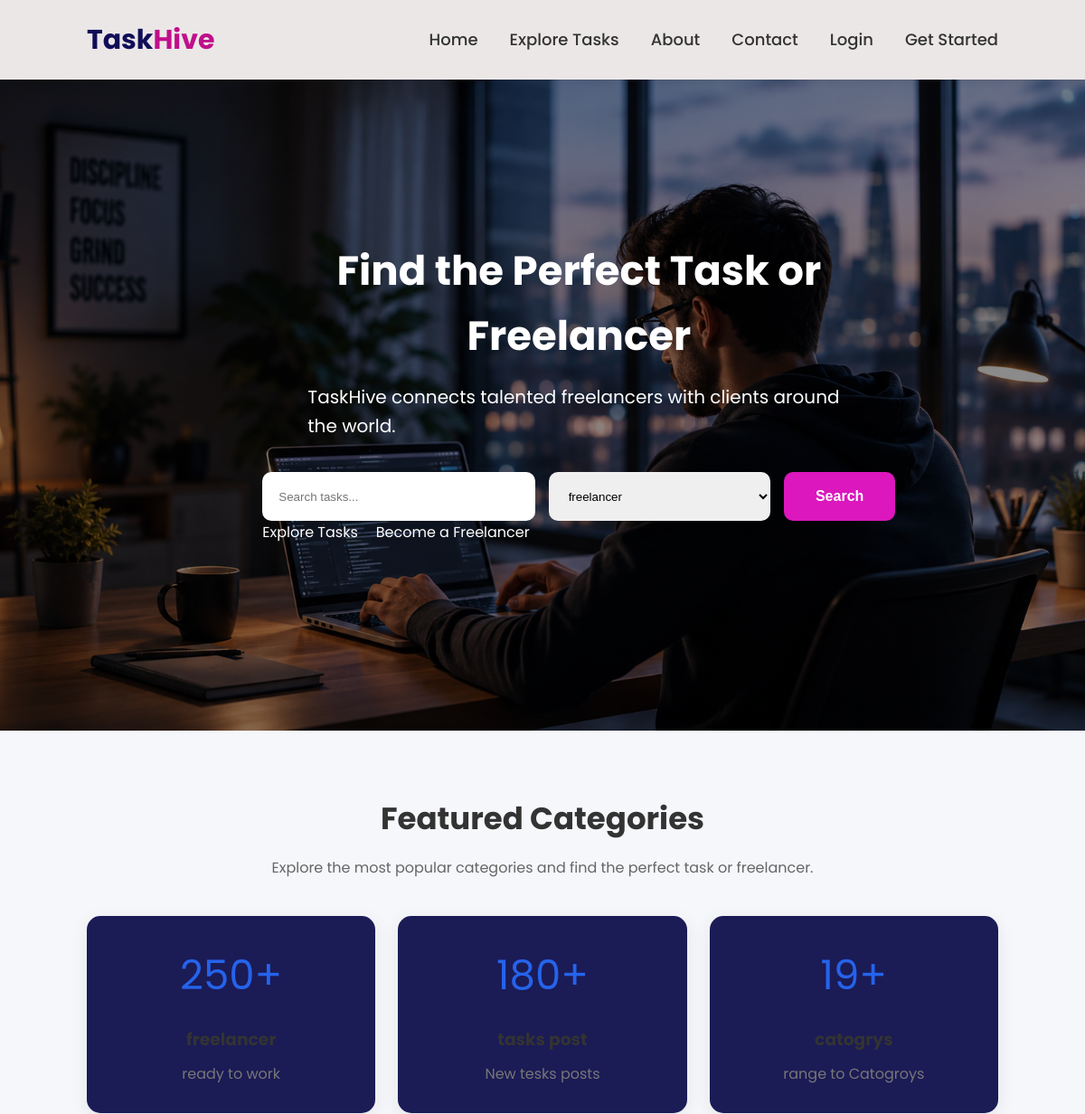
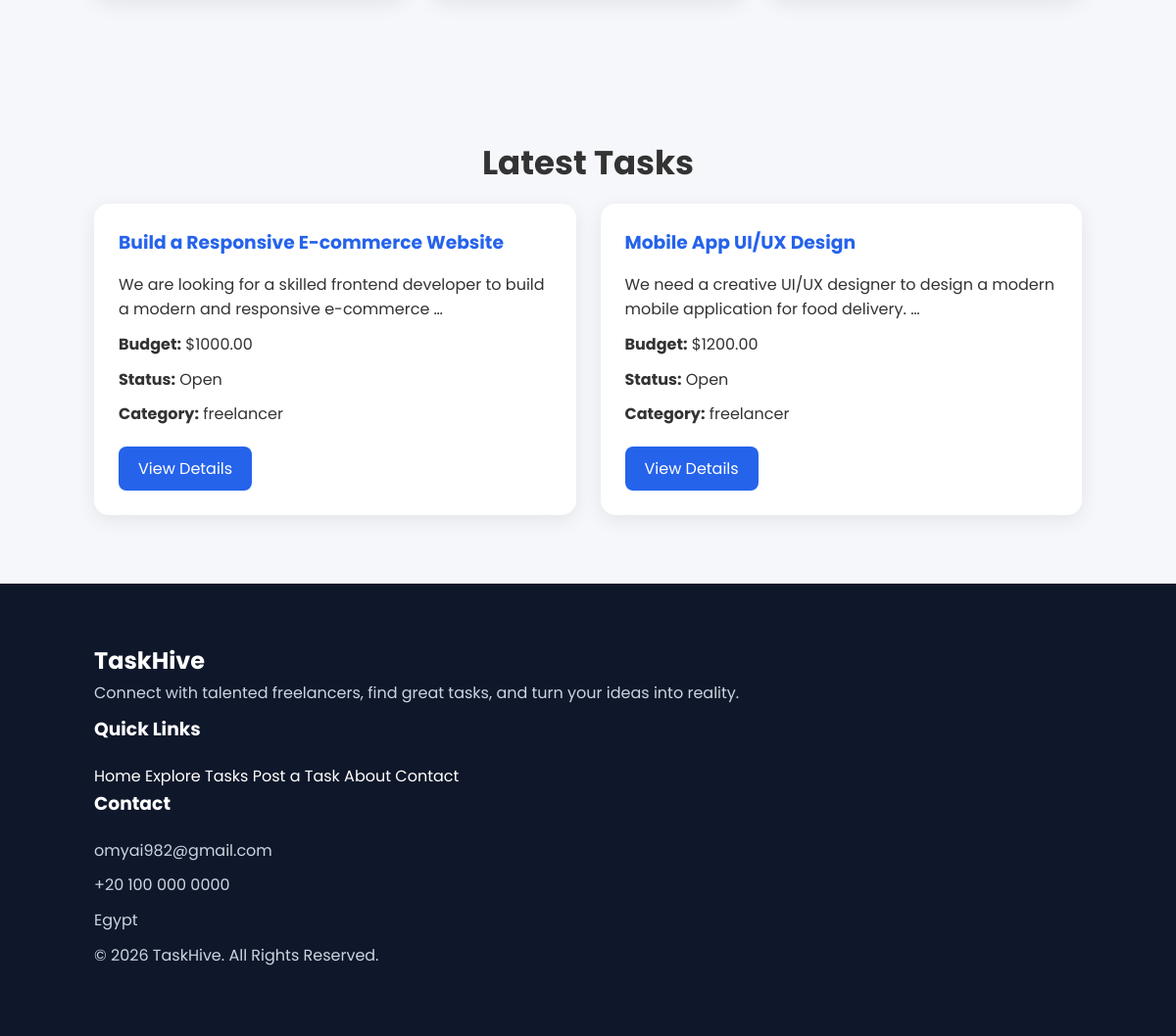
The app's page /?category=4 with its own data (2 pictures, top to bottom).
### tasks/models.py (models this page shows, shortened)
class Category(models.Model):
    name = models.CharField(max_length=100)
    description = models.TextField()
    icon = models.CharField(max_length=50)

class Task(models.Model):
    title = models.CharField(max_length=300)
    description = models.TextField()
    budget = models.DecimalField(max_digits=10, decimal_places=2)
    deadline = models.DateField()
    STATUS_CHOICES = [
        ('Open', 'Open'),
        ('In Progress', 'In Progress'),
        ('Completed', 'Completed'),
        ('Closed', 'Closed'),
    ]
    status = models.CharField(
        max_length=20,
        choices=STATUS_CHOICES,
        default='Open'
    )
    category = models.ForeignKey(Category, on_delete=models.CASCADE)
    owner = models.ForeignKey(User, on_delete=models.CASCADE)
    created_at = models.DateTimeField(auto_now_add=True)
    updated_at = models.DateTimeField(auto_now=True)
    is_active = models.BooleanField(default=True)

### tasks/views.py (the view)
# urls.py: 2. Add a URL to urlpatterns:  path('', views.home, name='home')
def home(request):
    query = request.GET.get("search")
    category_id = request.GET.get("category")
    tasks = Task.objects.all()
    categories = Category.objects.all()
    if query:
        tasks = tasks.filter(
            Q(title__icontains=query) |
            Q(description__icontains=query)
        )
    if category_id:
        tasks = tasks.filter(category_id=category_id)
    context = {
        "tasks": tasks,
        "categories": categories,
    }
    return render(request, "home.html", context)

### templates/home.html (shortened to what this page needs)
{% extends 'base.html' %}
{% block content %}
<section class="hero">
    <div class="hero-content">
        <h2>Find the Perfect Task or Freelancer</h2>
        <p>
            TaskHive connects talented freelancers with clients
            around the world.
        </p>
        <form method="GET" class="search-box">
            <input
                type="text"
                name="search"
                placeholder="Search tasks..."
                value="{{ request.GET.search }}"
            >
            <select name="category">
                {% for category in categories %}
                <option
                    value="{{ category.id }}"
                    {% if request.GET.category == category.id|stringformat:"s" %}
                        selected
                    {% endif %}
                >
                    {{ category.name }}
                </option>
                {% endfor %}
            </select>
            <button type="submit">
                Search
            </button>
        </form>
        <div class="hero-buttons">
            <a href="{% url 'task_list' %}">
                Explore Tasks
            </a>
            {% if user.is_authenticated %}
            <a href="{% url 'create_task' %}">
                Post a Task
            </a>
            {% else %}
            <a href="{% url 'register' %}">
                Become a Freelancer
            </a>
            {% endif %}
        </div>
    </div>
</section>
<section class="category-section">
    <h2>Featured Categories</h2>
    <p>
        Explore the most popular categories and find
        the perfect task or freelancer.
    </p>
    <div class="category-container">
        {% for category in categories %}
        <a
            href="?category={{ category.id }}"
            class="category-card"
        >
            <div class="category-icon">
                {{ category.icon }}
            </div>
            <h3>
            </h3>
            <p>
                {{ category.description }}
            </p>
        </a>
        {% empty %}
        <p>
            No categories available.
        </p>
        {% endfor %}
    </div>
</section>
<section class="task-section">
    <h2>Latest Tasks</h2>
    <div class="task-container">
        {% for task in tasks %}
        <div class="task-card">
            <h3>
                {{ task.title }}
            </h3>
            <p>
                {{ task.description|truncatewords:15 }}
            </p>
            <p>
                <strong>Budget:</strong>
                ${{ task.budget }}
            </p>
            <p>
                <strong>Status:</strong>
                {{ task.status }}
            </p>
            <p>
                <strong>Category:</strong>
                {{ task.category.name }}
            </p>
            <a href="{% url 'task_detail' task.id %}">
                View Details
            </a>
        </div>
        {% empty %}
        <p>
            No tasks available.
        </p>
        {% endfor %}
    </div>
</section>
{% endblock %}

### TaskHive/static/css/style.css (style rules this page uses)
* { margin:0; padding:0; box-sizing:border-box; }
body { font-family:'Poppins',sans-serif; background:#f5f7fb; color:#333; line-height:1.6; }
a { text-decoration:none; color:inherit; }
.hero { position: relative; height: 90vh; display: flex; justify-content: center; align-items: center; text-align: center; color: white; overflow: hidden; }
.hero::before { content: ""; position: absolute; inset: 0; background: url("../image/lap.jpg") center center/cover no-repeat; animation: zoomHero 18s ease-in-out infinite alternate; z-index: -2; }
.hero::after { content: ""; position: absolute; inset: 0; background: rgba(0,0,0,.45); z-index: -1; }
.hero h2 { font-size:45px; margin-bottom:15px; }
.hero p { max-width:650px; margin:auto; margin-bottom:35px; }
.hero { display:flex; align-items:center; height:90vh; }
.hero-content { width:700px; margin-left:8%; text-align:left; }
.hero-content p { color:white; font-size:20px; margin-bottom:35px; max-width:600px; }
.hero-buttons { display:flex; gap:20px; margin-bottom:30px; }
.search-box { display:flex; gap:15px; }
.search-box input { width:320px; }
.search-box select { width:260px; }
.search-box input, .search-box select { padding:18px; border:none; border-radius:10px; }
.search-box button { padding:18px 35px; border:none; border-radius:10px; background:#db17bd; font-size:16px; font-weight:600; cursor:pointer; }
section { padding:70px 8%; }
section h2 { text-align:center; margin-bottom:15px; font-size:34px; }
section>p { text-align:center; color:#666; margin-bottom:40px; }
.category-container { display:grid; grid-template-columns:repeat(auto-fit,minmax(250px,1fr)); gap:25px; }
.category-card { background:rgb(27, 27, 86); border-radius:15px; padding:30px; text-align:center; transition:.3s; box-shadow:0 5px 20px rgba(0,0,0,.08); }
.category-icon { font-size:45px; color:#2563eb; margin-bottom:20px; }
.category-card h3 { margin-bottom:10px; }
.category-card p { color:#777; }
.task-container { display:grid; grid-template-columns:repeat(auto-fit,minmax(300px,1fr)); gap:25px; }
.task-card { background:white; padding:25px; border-radius:15px; box-shadow:0 5px 20px rgba(0,0,0,.08); transition:.3s; }
.task-card h3 { color:#2563eb; margin-bottom:15px; }
.task-card p { margin-bottom:10px; }
.task-card a { display:inline-block; margin-top:10px; background:#2563eb; color:white; padding:10px 20px; border-radius:8px; transition:.3s; }
form { max-width:700px; margin:auto; }
form input, form textarea, form select { width:100%; padding:12px; border:1px solid #ddd; border-radius:8px; outline:none; }
form button { padding:13px 25px; background:#2563eb; color:white; border:none; border-radius:8px; cursor:pointer; transition:.3s; }

### records on screen
Category: icon "250+", description "ready to work"
Category: icon "180+", description "New tesks posts"
Category: icon "19+", description "range to Catogroys"
Task: title "Build a Responsive E-commerce Website", description "We are looking for a skilled frontend developer to build a modern and responsive e-commerce …", budget "1000.00", status "Open", category.name "freelancer"
Task: title "Mobile App UI/UX Design", description "We need a creative UI/UX designer to design a modern mobile application for food delivery. …", budget "1200.00", status "Open", category.name "freelancer"

### other values on screen
form field category "freelancer"
